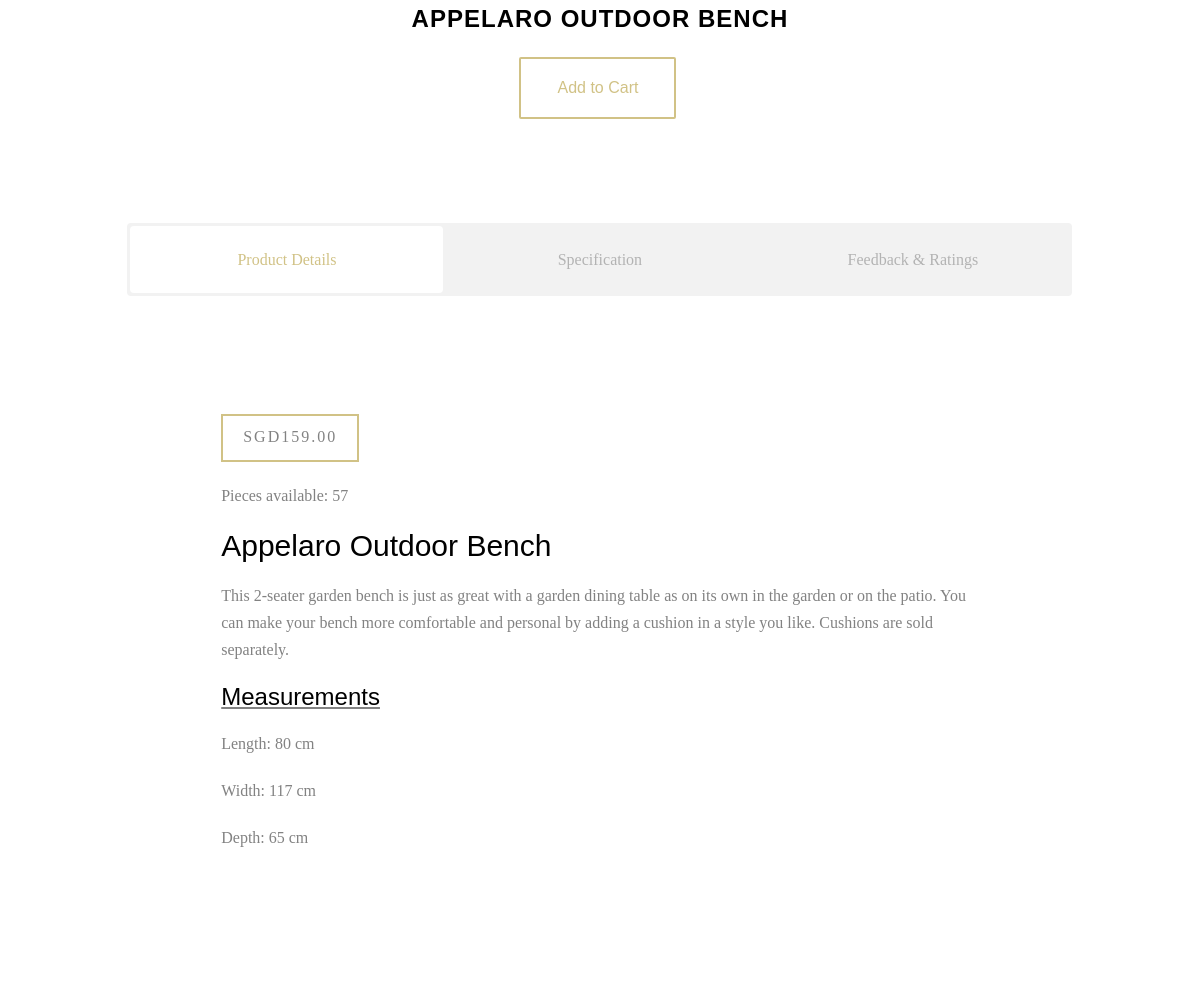
/product_details/1 (lower part), run on an earlier commit of the app's database.
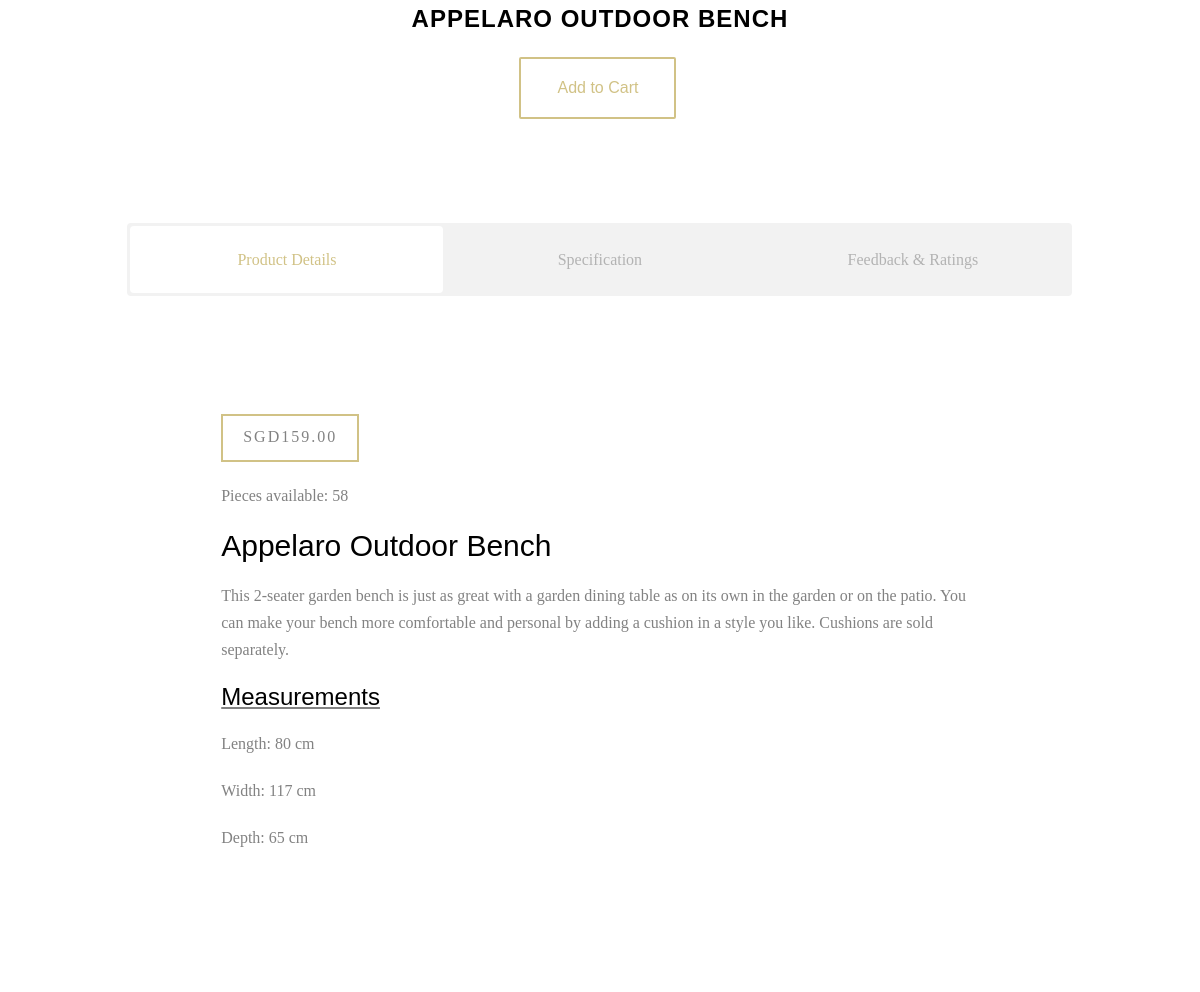
And on a later commit of the database.
### ecommercesite/database.py (models this page shows, shortened)
class Addproducts(db.Model):
    __searchable__ = ['name','description']
    id = db.Column(db.Integer, primary_key=True)
    name = db.Column(db.String(80), nullable=False)
    description = db.Column(db.Text, nullable=False)
    length = db.Column(db.Integer, nullable=False)
    width = db.Column(db.Integer, nullable=False)
    depth = db.Column(db.Integer, nullable=False)
    category_id = db.Column(db.Integer, db.ForeignKey('category.id'),nullable=False)
    category = db.relationship('Category',backref=db.backref('categories', lazy=True))
    price = db.Column(db.Numeric(10,2), nullable=False)
    stock = db.Column(db.Integer, nullable=False)
    pub_date = db.Column(db.DateTime, nullable=False,default=datetime.utcnow)
    image_1 = db.Column(db.String(150), nullable=False, default='product-single-1.jpg')
    image_2 = db.Column(db.String(150), nullable=False, default='product-single-2.jpg')
    image_3 = db.Column(db.String(150), nullable=False, default='product-single-3.jpg')
    image_4 = db.Column(db.String(150), nullable=False, default='product-single-4.jpg')
    image_5 = db.Column(db.String(150), nullable=False, default='product-single-5.jpg')

### ecommercesite/routes.py (the view)
@app.route('/product_details/<int:id>', methods=['GET', 'POST'])
def product_details(id):
    products = Addproducts.query.get_or_404(id)
    product_reviews = Review.query.filter_by(product_id=id)
    if current_user.is_authenticated:
        product_bought = Product_Bought.query.filter_by(user_id=current_user.id, product_id=id).first()
    else:
        product_bought = None
    form = AddReviewForm()
    if form.validate_on_submit():
        review = Review(user_review=form.review.data, product_id=id, author=current_user, rating=form.rating.data)
        db.session.add(review)
        db.session.commit()
        flash('Your review has been added!', 'success')
        return redirect(url_for('shop'))
    return render_template('product_details.html', title="Product Details", products=products, product_reviews=product_reviews ,form=form, product_bought=product_bought)

### ecommercesite/templates/product_details.html (shortened to what this page needs)
{% extends 'layout.html' %}
{% block content %}
<div id="fh5co-product">
    <div class="container">
        <div class="row">
            <div class="col-md-10 col-md-offset-1 animate-box">
                <div class="row animate-box">
                    <div class="col-md-8 col-md-offset-2 text-center fh5co-heading">
                        <h2>{{ products.name }}</h2>
                        {% if products.stock == 0 %}
                        <p>Out of Stock</p>
                        {% else %}
                        <p>
                            <a href="{{ url_for('add_to_cart', id=products.id)}}" class="btn btn-primary btn-outline btn-lg">Add to Cart</a>
                        </p>
                        {% endif %}
                    </div>
                </div>
            </div>
        </div>
        <div class="row">
            <div class="col-md-10 col-md-offset-1">
                <div class="fh5co-tabs animate-box">
                    <ul class="fh5co-tab-nav">
                        <li class="active"><a href="#" data-tab="1"><span class="icon visible-xs"></span><span class="hidden-xs">Product Details</span></a></li>
                        <li><a href="#" data-tab="2"><span class="icon visible-xs"></span><span class="hidden-xs">Specification</span></a></li>
                        <li><a href="#" data-tab="3"><span class="icon visible-xs"></span><span class="hidden-xs">Feedback &amp; Ratings</span></a></li>
                    </ul>
                    <div class="fh5co-tab-content-wrap">
                        <div class="fh5co-tab-content tab-content active" data-tab-content="1">
                            <div class="col-md-10 col-md-offset-1">
                                <span class="price">SGD{{ products.price }}</span>
                                <p> Pieces available: {{ products.stock }} </p>
                                <h2>{{ products.name }}</h2>
                                <p> {{ products.description }} </p>
                                <u><h3>Measurements</h3></u>
                                <p>Length: {{products.length}} cm</p>
                                <p>Width: {{products.width}} cm</p>
                                <p>Depth: {{products.depth}} cm</p>
                            </div>
                        </div>
                    </div>
                </div>
            </div>
        </div>
    </div>
</div>
{% endblock content %}

### ecommercesite/templates/layout.html (shortened to what this page needs)
<!DOCTYPE html>
<html>
	<head>
	<link rel="stylesheet" type="text/css" href="{{ url_for('static', filename='animate.css') }}">
	<link rel="stylesheet" type="text/css" href="{{ url_for('static', filename='icomoon.css') }}">
	<link rel="stylesheet" type="text/css" href="{{ url_for('static', filename='bootstrap.css') }}">
	<link rel="stylesheet" type="text/css" href="{{ url_for('static', filename='flexslider.css') }}">
	<link rel="stylesheet" type="text/css" href="{{ url_for('static', filename='owl.carousel.min.css') }}">
	<link rel="stylesheet" type="text/css" href="{{ url_for('static', filename='owl.theme.default.min.css') }}">
	<link rel="stylesheet" type="text/css" href="{{ url_for('static', filename='style.css') }}">
    </head>
    <body>
                <div>
                    {% block content %}
                    {% endblock content %}
                </div>
    </body>
</html>

### ecommercesite/static/style.css (style rules this page uses)
body { font-family: "Playfair Display", serif; font-weight: 400; font-size: 16px; line-height: 1.7; color: #828282; background: #fff; }
a { color: #d1c286; -webkit-transition: 0.5s; -o-transition: 0.5s; transition: 0.5s; }
p { margin-bottom: 20px; }
h1, h2, h3, h4, h5, h6, figure { color: #000; font-family: "Montserrat", Arial, sans-serif; font-weight: 400; margin: 0 0 20px 0; }
#fh5co-services, #fh5co-started, #fh5co-testimonial, #fh5co-started, #fh5co-product, #fh5co-about, #fh5co-contact, #fh5co-footer { padding: 7em 0; clear: both; }
.fh5co-tabs .fh5co-tab-nav { clear: both; margin: 0 0 3em 0; padding: 3px; float: left; width: 100%; background: #f2f2f2; -webkit-border-radius: 4px; -moz-border-radius: 4px; -ms-border-radius: 4px; border-radius: 4px; }
.fh5co-tabs .fh5co-tab-nav li { float: left; margin: 0; padding: 0; width: 33.33%; text-align: center; list-style: none; display: -moz-inline-stack; display: inline-block; zoom: 1; *display: inline; }
.fh5co-tabs .fh5co-tab-nav li a { padding: 20px; width: 100%; float: left; -webkit-border-radius: 4px; -moz-border-radius: 4px; -ms-border-radius: 4px; border-radius: 4px; color: #b3b3b3; }
.fh5co-tabs .fh5co-tab-nav li.active a { background: #fff; color: #d1c286; }
.fh5co-tabs .fh5co-tab-content-wrap { clear: both; position: relative; top: 70px; }
.fh5co-tabs .fh5co-tab-content-wrap .tab-content { position: absolute; top: 0; left: 0; width: 100%; opacity: 0; visibility: hidden; }
.fh5co-tabs .fh5co-tab-content-wrap .tab-content.active { opacity: 1; visibility: visible; }
.fh5co-tabs .fh5co-tab-content-wrap .tab-content .price { letter-spacing: 2px; border: 2px solid #d1c286; display: inline-block; margin-bottom: 20px; padding: 7px 20px 10px 20px; }
.fh5co-heading { margin-bottom: 5em; }
.fh5co-heading h2 { font-size: 24px; margin-bottom: 20px; line-height: 1.5; font-weight: bold; text-transform: uppercase; letter-spacing: 1px; color: #000; }
.fh5co-heading p { font-size: 18px; line-height: 1.5; color: #828282; }
.btn { margin-right: 4px; margin-bottom: 4px; font-family: "Montserrat", Arial, sans-serif; font-size: 16px; font-weight: 400; -webkit-border-radius: 2px; -moz-border-radius: 2px; -ms-border-radius: 2px; border-radius: 2px; -webkit-transition: 0.5s; -o-transition: 0.5s; transition: 0.5s; padding: 8px 20px; }
.btn.btn-lg { padding: 18px 36px !important; }
.btn-primary { background: #d1c286; color: #fff; border: 2px solid #d1c286; }
.btn-primary.btn-outline { background: transparent; color: #d1c286; border: 2px solid #d1c286; }
.btn-outline { background: none; border: 2px solid gray; font-size: 16px; -webkit-transition: 0.3s; -o-transition: 0.3s; transition: 0.3s; }
.js .animate-box { opacity: 0; }

What changed in the data, as far as the page shows it:
changed Addproducts "Appelaro Outdoor Bench": stock "57" → "58"
